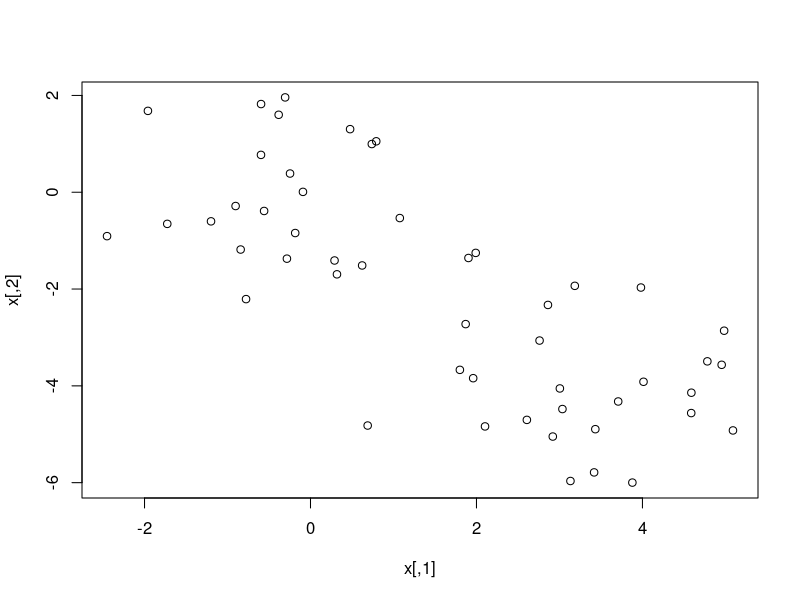
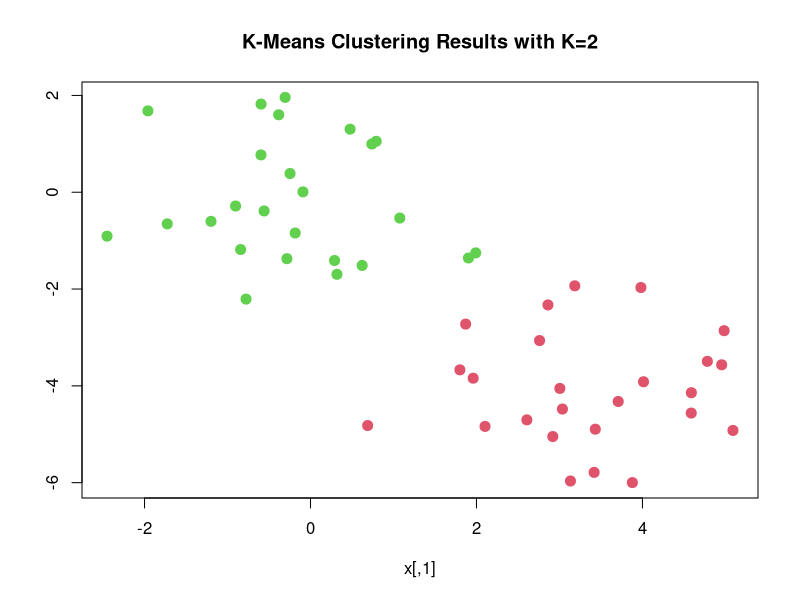
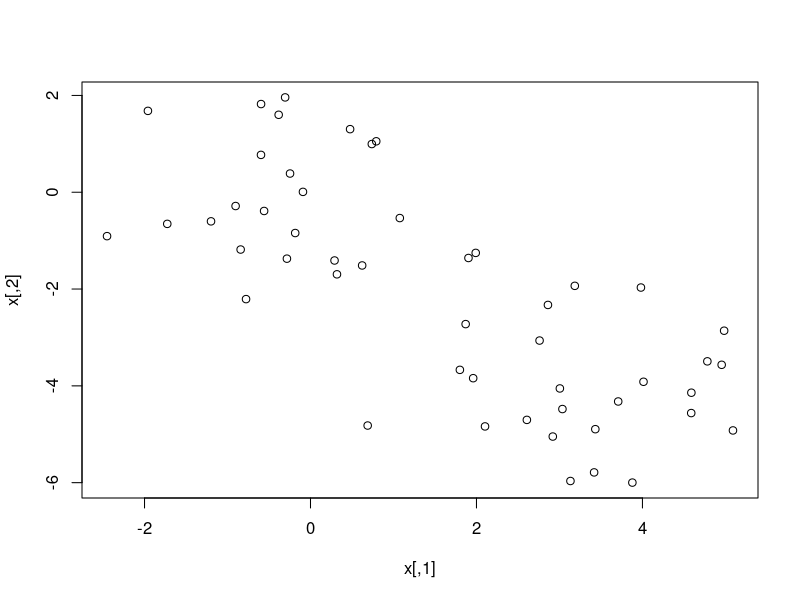
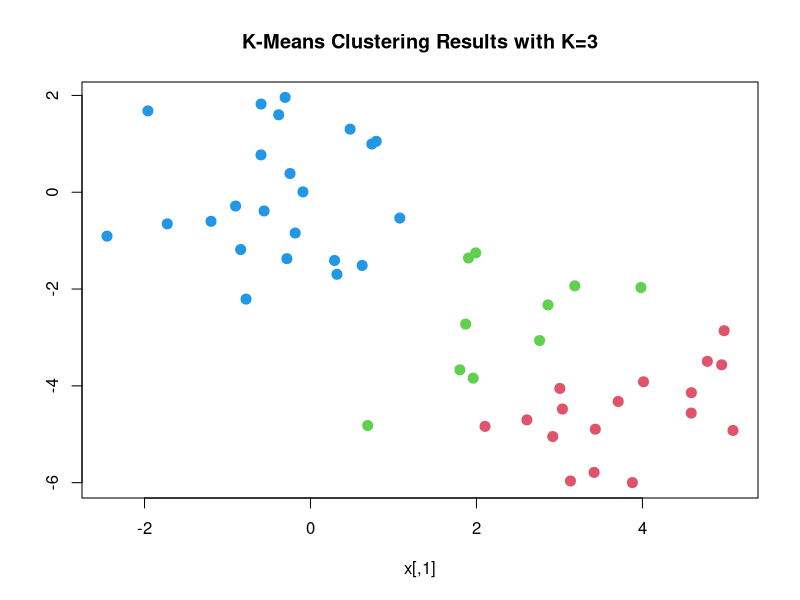
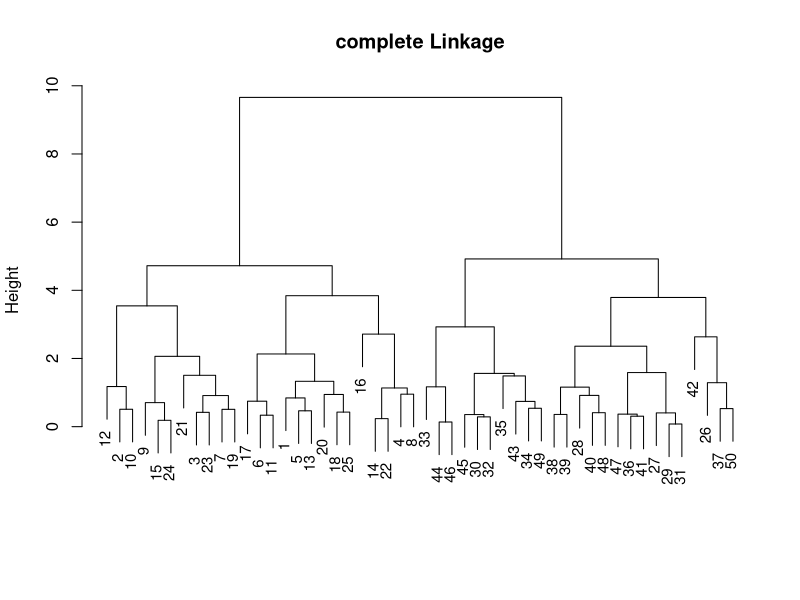
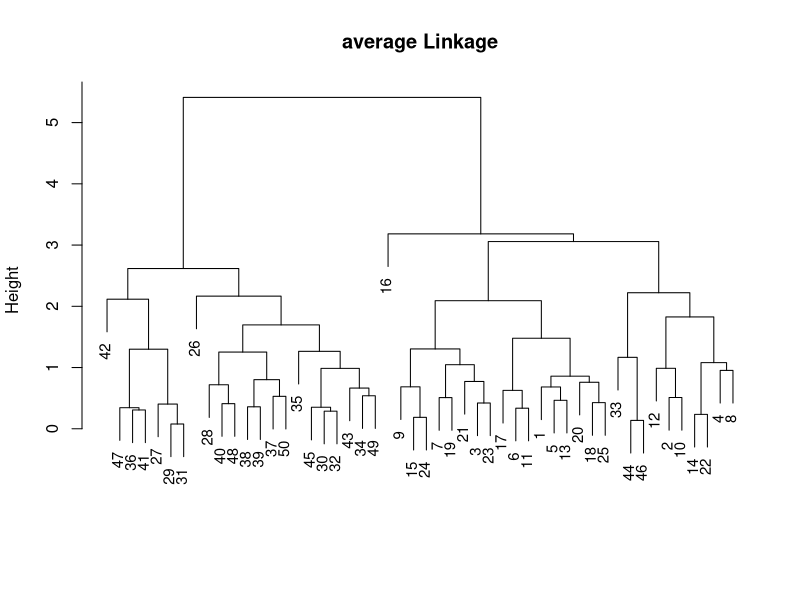
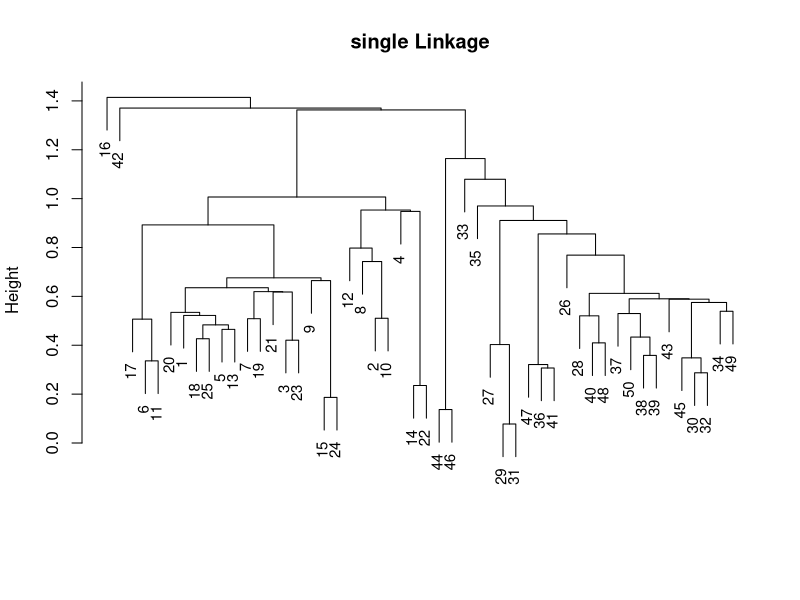

These charts were generated, in order, by the following R code:
# creating data
set.seed(2)
x=matrix(rnorm(50*2), ncol=2)
x[1:25,1]=x[1:25,1]+3
x[1:25,2]=x[1:25,2]-4

# kmeans for k=2
km.out=kmeans(x,2,nstart=20)

km.out$cluster

# plot original color
plot(x)

# plot w/ kmeans assignments and COLOR!
plot(x, col=(km.out$cluster+1), main="K-Means Clustering Results with K=2", ylab="", pch=20, cex=2)


set.seed(4)
# kmeans for k=3
km.out=kmeans(x,3,nstart=20)


set.seed(3)
# kmeans for k=3
km.out=kmeans(x,3,nstart=1)
km.out$tot.withinss
km.out$cluster

# plot original color
plot(x)

# plot w/ kmeans assignments and COLOR!
plot(x, col=(km.out$cluster+1), main="K-Means Clustering Results with K=3", ylab="", pch=20, cex=2)




hc.complete= hclust(dist(x), method="complete")
plot(hc.complete, main = "complete Linkage", xlab="", sub="", cex=0.9)



hc.average= hclust(dist(x), method="average")
hc.single= hclust(dist(x), method="single")

plot(hc.average, main = "average Linkage", xlab="", sub="", cex=0.9)
plot(hc.single, main = "single Linkage", xlab="", sub="", cex=0.9)


cutree(hc.complete,2)
cutree(hc.average,2)
cutree(hc.single,2)




